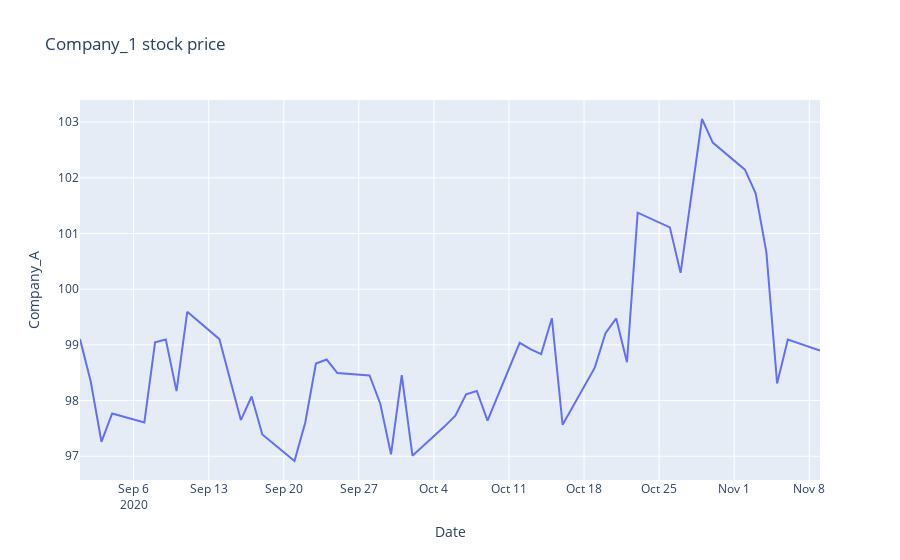

Notebook source saved alongside this figure:
### Code cell
import plotly.graph_objects as go
from plotly.offline import init_notebook_mode

init_notebook_mode(connected=True)

fig = go.Figure()
fig.add_trace(go.Scatter(x=df['Date'], y=df['Company_A'], mode='lines'))
fig.update_layout(title='Company_1 stock price', xaxis_title='Date', yaxis_title='Company_A')
fig.show()
